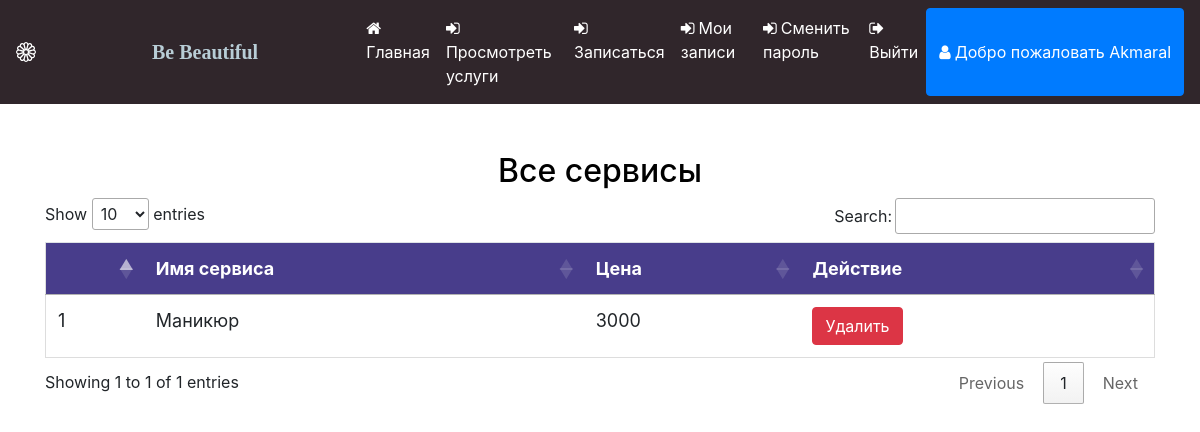
Page /view_service (signed in) on the earlier database version.
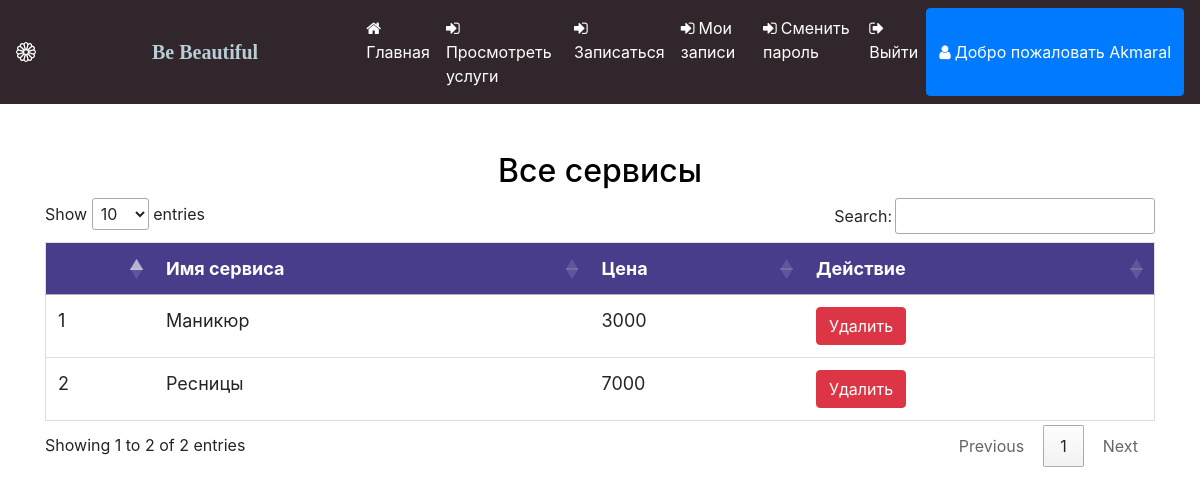
Same page on the later database version.
### beauty/models.py (models this page shows, shortened)
class Servise(models.Model):
    name = models.CharField(max_length=100,null=True)
    cost = models.IntegerField(null=True)

### beauty/views.py (the view)
# urls.py: path('view_service',View_Service,name="view_service"),
def View_Service(request):
    if not request.user.is_authenticated:
        return redirect('login_admin')
    pro = Servise.objects.all()
    d = {'service':pro}
    return render(request,'view_service.html',d)

### beauty/templates/view_service.html
{% extends 'navigation.html' %}
{% load static %}
{% block body %}
<center><h2 style="color:black;margin-top:4%;">Все сервисы</h2></center>
<div  class="container">
<table class="table table-hover" id="myTable">
  <thead>
  <tr>
    <th></th>
    <th>Имя сервиса</th>
    <th>Цена</th>
    <th>Действие</th>
  </tr>
  </thead>
   <tbody>
    {% for i in service %}
  <tr>
    <td>{{forloop.counter}}</td>
    <td>{{i.name}}</td>
    <td>{{i.cost}}</td>
    <td><a href="{% url 'delete_service' i.id %}"><button class="btn btn-danger" onclick="return confirm('Удалить?')">Удалить</button></a></td>
  </tr>
    {% endfor %}
    </tbody>
</table>
{% endblock %}

Differences in the rows shown:
added Servise: name "Ресницы", cost "7000"
Other differences:
text written by a page script: "Show entries Search: Showing 1 to 1 of 1 entries Previous 1 Next" → "Show entries Search: Showing 1 to 2 of 2 entries Previous 1 Next"
